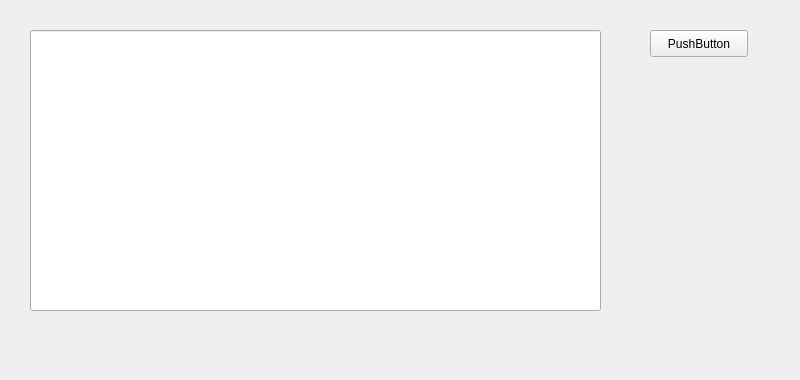
<?xml version="1.0" encoding="UTF-8"?>
<ui version="4.0">
 <class>Form</class>
 <widget class="QWidget" name="Form">
  <property name="geometry">
   <rect>
    <x>0</x>
    <y>0</y>
    <width>800</width>
    <height>380</height>
   </rect>
  </property>
  <property name="windowTitle">
   <string>Form</string>
  </property>
  <widget class="QPushButton" name="pushButton">
   <property name="geometry">
    <rect>
     <x>650</x>
     <y>30</y>
     <width>98</width>
     <height>27</height>
    </rect>
   </property>
   <property name="text">
    <string>PushButton</string>
   </property>
  </widget>
  <widget class="QLineEdit" name="lineEdit">
   <property name="geometry">
    <rect>
     <x>30</x>
     <y>30</y>
     <width>571</width>
     <height>281</height>
    </rect>
   </property>
  </widget>
 </widget>
 <resources/>
 <connections>
  <connection>
   <sender>pushButton</sender>
   <signal>clicked()</signal>
   <receiver>Form</receiver>
   <slot>slot1()</slot>
   <hints>
    <hint type="sourcelabel">
     <x>698</x>
     <y>45</y>
    </hint>
    <hint type="destinationlabel">
     <x>745</x>
     <y>114</y>
    </hint>
   </hints>
  </connection>
 </connections>
 <slots>
  <slot>slot1()</slot>
 </slots>
</ui>
